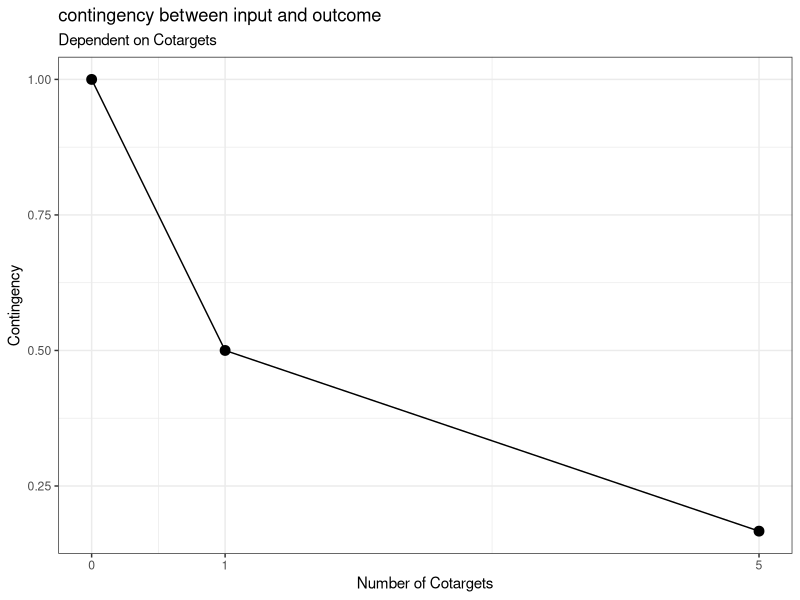
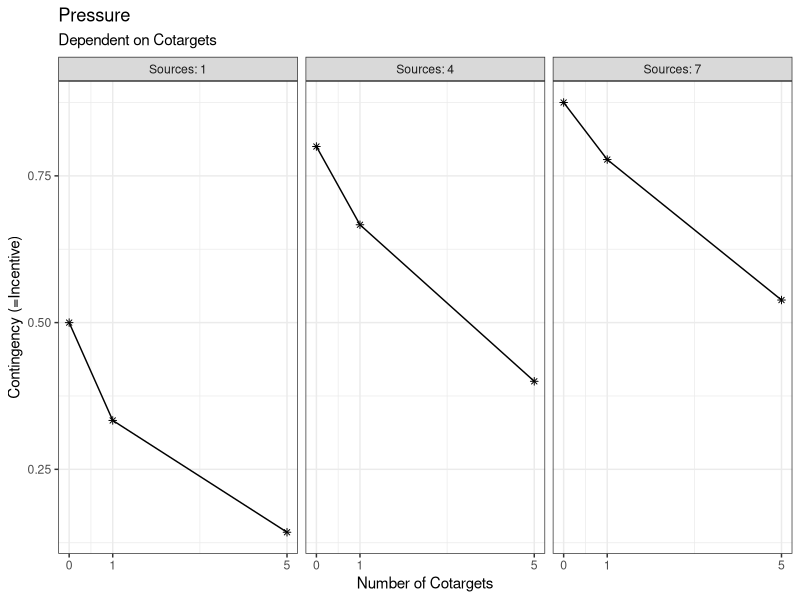
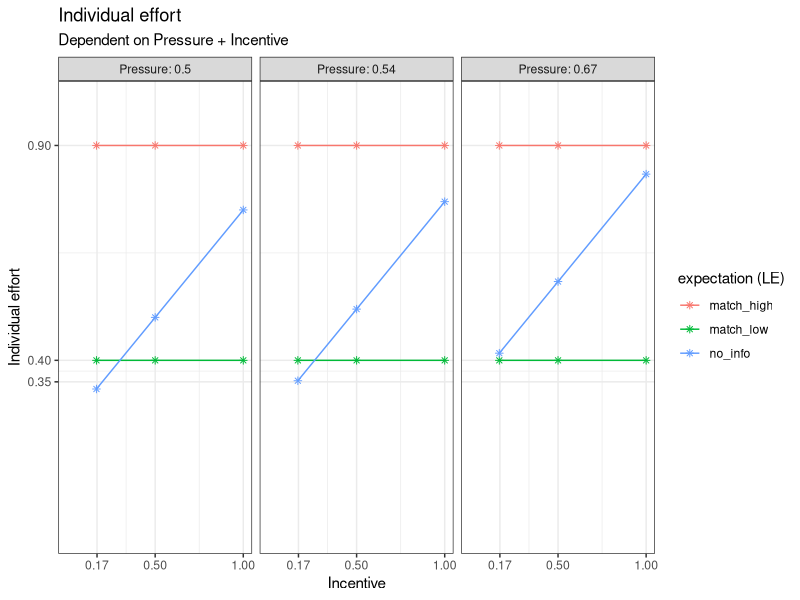
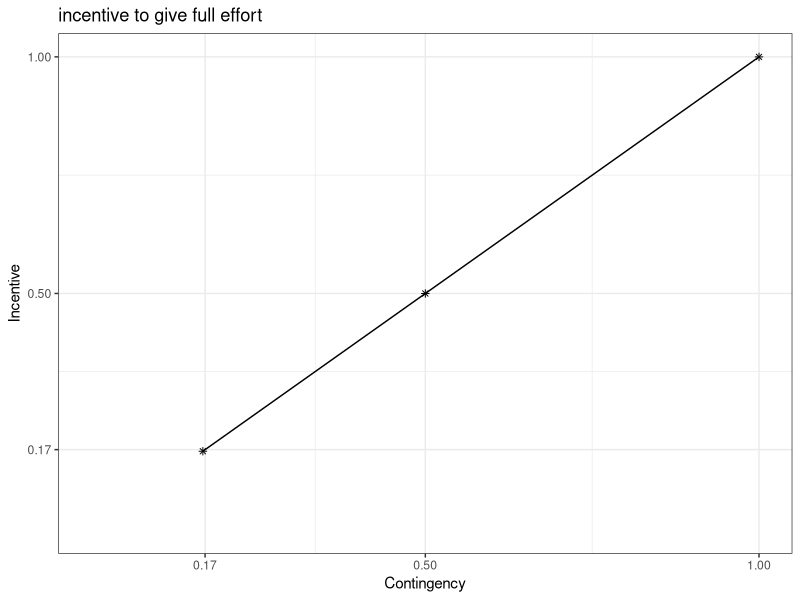

The R script that drew these images, in order: (Note: this script raises an error after producing the figures.)
###Creating of the base functions to compute the outcome of the simulation later on

# load the necessary libraries (these command are executed in the Quarto Script too, but they remain in this section for better traceability)
library(ggplot2)
library(dplyr)
library(multcomp)

#' p1 Compute the contingency between input and outcome
#' 
#' @param CT number of people who are also viewed as targets of social pressure. Ranges from 0 to infinite (discrete)
#' 
#' @return (CON) contingency between input and outcome. Ranges from 0 to 1 (continuous)

get_CON <- function(CT) {
  n <- CT + 1
  CON <- 1/n
  return(CON)
}

# (example) check vectorized form:
CT <- c(0, 1, 5)
CON <- get_CON(CT)
CON

# (example) create data for CT 
plot_data_CON <- expand.grid(
  CT = c(0, 1, 5)
)

# (example) compute CON from the CT data
plot_data_CON$CON <- get_CON(
  CT = plot_data_CON$CT
)

# (example) plot a visual graph for the p1-function
plot_p1 <- ggplot(plot_data_CON, aes(x = CT, y = CON)) +
  geom_point(size = 3) +
  labs(title = "contingency between input and outcome", 
       subtitle = "Dependent on Cotargets", 
       y = "Contingency", 
       x = "Number of Cotargets") +
  scale_x_continuous(limits = c(0, 5), breaks = c(0, 1, 5)) +
  theme_bw() +
  geom_line()



#' p2 compute the social pressure on each given target member of the group
#' 
#' @param CT number of people who are also viewed as targets of social impact. Ranges from 0 to infinite (discrete)
#' @param S number of people viewed as source of social pressure. Ranges from 0 to infinite (discrete)
#' 
#' @return (P) social pressure. Ranges from 0 to 1 (continuous)

get_P <- function (CT, S) {
  P <- S/(S+CT+1)
  return(P)
}

# (example) check vectorized form:
CT <- c(0, 1, 5)
S <- c(1, 4, 7)
P <- get_P(CT, S)
P

# (example) create data for CT and S 
plot_data_P <- expand.grid(
  CT = c(0, 1, 5),
  S = c(1, 4, 7)
)

# (example) compute pressure from CT and S
plot_data_P$P <- get_P(
  CT = plot_data_P$CT,
  S = plot_data_P$S
)

# (example) create an extra column for the plotting
plot_data_P$S_label <- paste("Sources:", plot_data_P$S)

# (example) plot a visual graph for the p2-function
plot_p2 <-ggplot(plot_data_P, aes(x = CT, y = P)) +
  geom_point(shape = 8) +
  facet_wrap(~plot_data_P$S_label) +
  labs(title = "Pressure", subtitle = "Dependent on Cotargets", y = "Contingency (=Incentive)", x = "Number of Cotargets") +
  scale_x_continuous(limits = c(0, 5), breaks = c(0, 1, 5)) +
  theme_bw() +
  geom_line()



#' t1 compute the incentive to give full effort
#' 
#' @param CON number of people who are also viewed as targets of social impact. Ranges from 0 to infinite (discrete)
#' 
#' @return (INC) incentive to give full effort. Ranges from 0 to 1 (continuous)

#define the social loafing replication condition

get_INC <- function(CON) {
  INC = CON
  return(INC)
}

# (example) check vectorized form:
INC <- get_INC(CON)
INC

# (example) create data for CT 
plot_data_INC <- expand.grid(
  CON = CON
)

# (example) compute the incentive from CT 
plot_data_INC$INC <- get_INC(
  CON = plot_data_INC$CON
)
# (example) plot a visual graph for the t1-function
plot_t1 <- ggplot(plot_data_INC, aes(x = CON, y = INC)) +
  geom_point(shape = 8) +
  labs(title = "incentive to give full effort", y = "Incentive", x = "Contingency") +
  scale_x_continuous(limits = c(0, 1), breaks = c(round(CON, digits = 2))) +
  scale_y_continuous(limits = c(0, 1), breaks = c(round(INC, digits = 2))) +
  theme_bw() +
  geom_line()


#' t3 transform the EMC condition into loafing expectation
#' 
#' @param EMC Effort condition. ordinal variable with the values "1", "2" or "3"
#' 
#' @return (LE) loafing expectation. ordinal variable with possible values as followed: 
#' "match_low", "no_info", "match_high"

get_LE <- function(EMC) {
  LE <- case_match(EMC,
                    1 ~ "match_low",
                    2 ~ "no_info",
                    3 ~ "match_high"
  )
  return(LE)
}

# (example) check vectorized form:
EMC <- c(1, 2, 3)
LE <- get_LE(EMC)
LE

# no example plot is computed, cause there's nothing to show - with the execution of LE we can see the 
# function is working with vectors 


#' p3 compute the individual effort 
#' 
#' @param INC incentive to give full effort. Ranges from 0 to 1 (continuous)
#' @param P social pressure. Ranges from 0 to 1 (continuous)
#' @param LE loafing expectation. ordinal variable with possible values as followed: 
#' "match_low", "no_info", "match_high"
#' 
#' @return (IE) individual effort. Ranges from 0 to 1 (continuous)

get_IE <- function(INC, P, LE) {
  # the Social Loafing baseline (Latané)
  # whilst CT increases, the output decreases
  loafing_effort <- 0.5 * INC + 0.5 * P
  
  # the effort matching logic
  # we're definign fix values which represent the expectation for the "alone"-
  # condition of other subjects (independent of the current group size)
  final_IE <- case_when(
    # condition: co-Target is not loafing in its "alone"-condition
    LE == "match_high" ~ 0.9, 
    
    # condition: Co-Target is loafing in its "alone"-condition
    LE == "match_low"  ~ 0.4, 
    
    # In der no_info Bedingung greift das klassische Modell (Loafing)
    LE == "no_info"    ~ loafing_effort,
    
    TRUE                ~ loafing_effort
  )
  
  return(final_IE)
}

# (example) check vectorized form:
LE <- c("match_high", "match_low", "no_info")
IE <- get_IE(INC, P, LE)
IE


# (example) create data for INC, P and LE
plot_data_IE <- expand.grid(
  INC = INC,
  P = P,
  LE = c("match_high", "match_low", "no_info")
)

# (example) compute the individual effort from INC, P and LE
plot_data_IE$IE <- get_IE(
  INC = plot_data_IE$INC,
  P = plot_data_IE$P, 
  LE = plot_data_IE$LE
)

# (example) create an extra column for the plotting
plot_data_IE$P_label <- paste("Pressure:", round(plot_data_IE$P, digits = 2))

# (example) plot a visual graph for the p3-function
plot_p3 <- ggplot(plot_data_IE, aes(x = INC, y = IE, color = LE, group = LE)) +
  geom_point(shape = 8) +
  facet_wrap(~P_label) +
  labs(title = "Individual effort", 
       subtitle = "Dependent on Pressure + Incentive", 
       y = "Individual effort", 
       x = "Incentive", 
       color = "expectation (LE)") +
  scale_x_continuous(limits = c(0, 1), breaks = c(round(INC, digits = 2))) +
  scale_y_continuous(limits = c(0, 1), breaks = c(round(IE, digits = 2))) +
  theme_bw() +
  geom_line()



#' Superfunction - compute the individual effort with some noise (through all the previous functions)
#' 
#' @param CT number of people who are also viewed as targets of social pressure. Ranges from 0 to infinite (discrete)
#' @param S number of people viewed as source of social pressure. Ranges from 0 to infinite 
#' @param EMC Effort condition. ordinal variable with the values "1", "2" or "3"
#' 
#' @return (IE) individual effort. Ranges from 0 to 1 (continuous)

get_super_IE <- function(CT, S, EMC) {
  LE <- get_LE(EMC)
  CON <- get_CON(CT) 
  P <- get_P(CT, S)
  INC <- get_INC(CON)
  IE <- get_IE(INC, P, LE)
  
  IE <- IE + rnorm(length(IE), mean = 0, sd = 0.3)
  IE[IE > 1] <- 1
  IE[IE < 0] <- 0
  return(IE)
}

# (example) check vectorized form
IE <- get_super_IE(INC, P, LE)
IE

# (example) create data for INC, P and LE (all variables were defined earlier in the code)
plot_data_super_IE <- expand.grid(
  Ct = CT,
  S = S,
  EMC = c(1, 2, 3)
)

# (example) compute the individual effort from CT, S and EMC
plot_data_IE$IE <- get_IE(
  CT = plot_data_super_IE$CT,
  S = plot_data_super_IE$S, 
  EMC = plot_data_super_IE$EMC
)

# (example) create an extra column for the plotting
plot_data_super_IE$S_label <- paste("Sources:", plot_data_super_IE$S)

# (example) plot a visual graph for the p3-function
plot_super <- ggplot(plot_data_super_IE, aes(x = CT, y = IE, color = EMC, group = EMC)) +
  geom_point(shape = 8) +
  facet_wrap(~S_label) +
  labs(title = "Individual effort", 
       subtitle = "Dependent on Cotargets + Sources", 
       y = "Individual effort", 
       x = "number of Co-Targets", 
       color = "condition (EMC)") +
  scale_x_continuous(limits = c(0, 1), breaks = c(round(CT, digits = 2))) +
  scale_y_continuous(limits = c(0, 1), breaks = c(round(IE, digits = 2))) +
  theme_bw() +
  geom_line()


#' t2-function (manifest) - compute the individual outcome
#' 
#' @param MC maximum capacity to scream. Ranges from 0 to 15 (continuous)
#' @param IE individual effort Ranges from 0 to 1 (continuous)
#' 
#' @return (IO) individual outcome. Ranges from 0 to inf. (continuous)

get_IO <- function(MC, IE) {
  IO <- MC * IE   
  return (IO)
}

# (example) check vectorized form:
MC <- c(9, 10, 13)
IO <- get_IO(MC, IE)
IO

# (example) create data for MC and IE
plot_data_IO <- expand.grid(
  MC = c(9, 10, 13),
  IE = IE
)

# (example) compute the individual effort from MC and IE
plot_data_IO$IO <- get_IO(
  MC = plot_data_IO$MC,
  IE = plot_data_IO$IE
)

# (example) create an extra column for the plotting
plot_data_IO$IE_label <- paste("Individual Effort:", round(plot_data_IO$IE, digits = 2))

# (example) plot a visual graph for the t2-function
plot_t2 <- ggplot(plot_data_IO, aes(x = MC, y = IO)) +
  geom_point(shape = 8) +
  facet_wrap(~plot_data_IO$IE_label) +
  labs(title = "Individual outcome", subtitle = "Dependent on Maximum + Individual effort", y = "Individual outcome", x = "Individual Maximum") +
  scale_x_continuous(limits = c(min(MC), max(MC)), breaks = c(round(MC, digits = 2))) +
  scale_y_continuous(limits = c(min(plot_data_IO$IO), max(plot_data_IO$IO)), breaks = pretty(plot_data_IO$IO)) +
  theme_bw() +
  geom_line()


#' Superfunction - compute the individual outcome  (through all the previous functions)
#' 
#' @param CT number of people who are also viewed as targets of social pressure. Ranges from 0 to infinite (discrete)
#' @param S number of people viewed as source of social pressure. Ranges from 0 to infinite (discrete)
#' @param MC maximum capacity to scream. Ranges from 0 to 15 (continuous)
#' 
#' @return (IO) individual outcome. Ranges from 0 to inf (continuous)

get_super_IO <- function(CT, S, MC, EMC){
  IO <- get_super_IE(CT, S, EMC) * MC 
  return (IO)
}

# note: we dont need plots for this superfunctions, cause it is shown in the "Evaluation" section later on.
# note2: this applies for a check of vectorized forms too... we did that earlier in checking the isolated functions.

# the final simulation for this model can be seen in 02_simulation.R 
